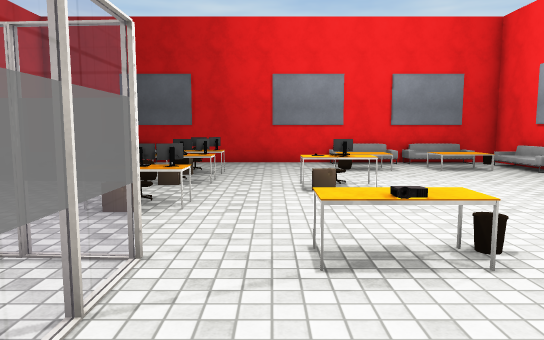
[1] (above)

18 first-person views from a walk through a scene from a Unity 3-D project. The camera is 1.4 m above the floor, tilts 6° down and sees 70° across. The floor is counted in squares, 1 m on a side. Each view is taken from the middle of a square. On the plan, view 1 faces up. The plan holds only what a view shows up to about 16 squares ahead; the rest is blank. The player is left out. Some surface patterns are stand-ins.

[2]
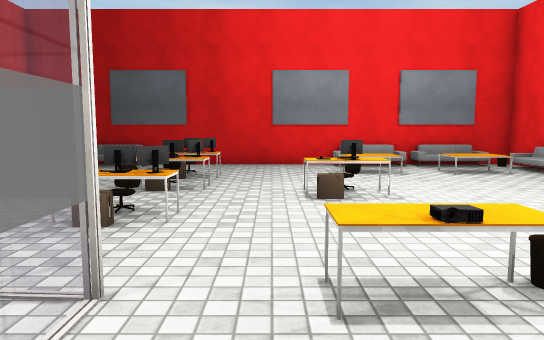

[3]
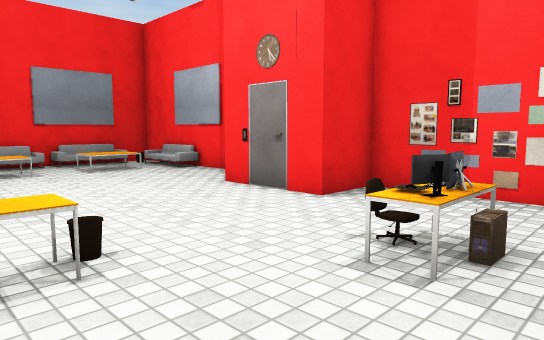

[4]
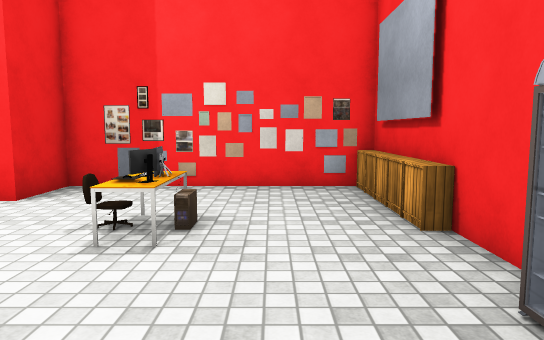

[5]
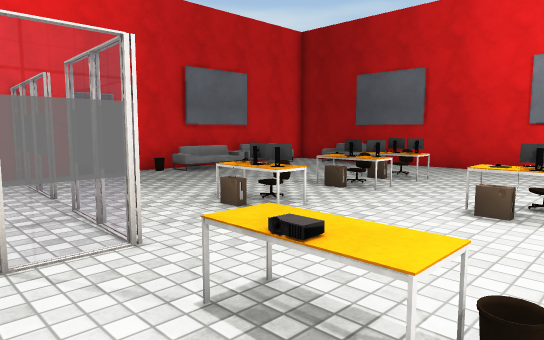

[6]
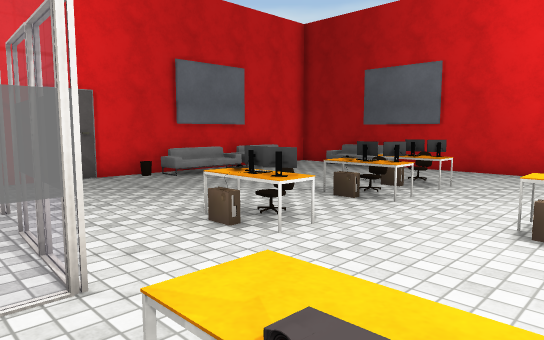

[7]
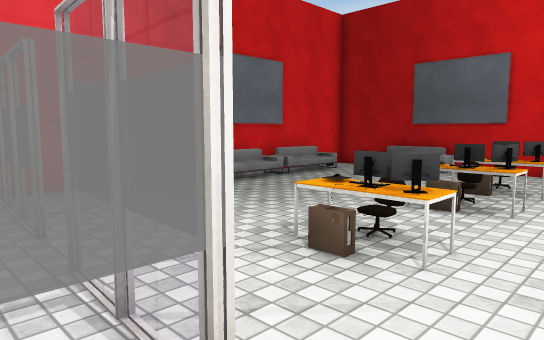

[8]
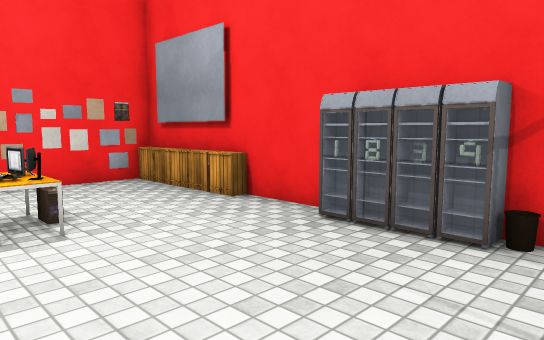

[9]
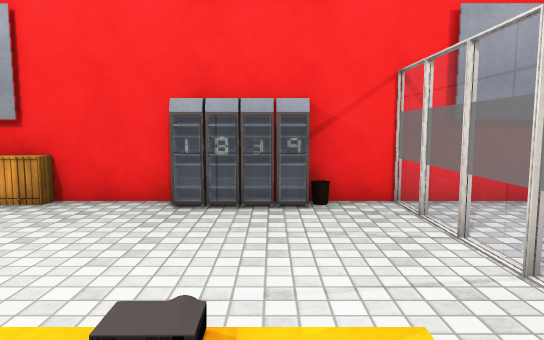

[10]
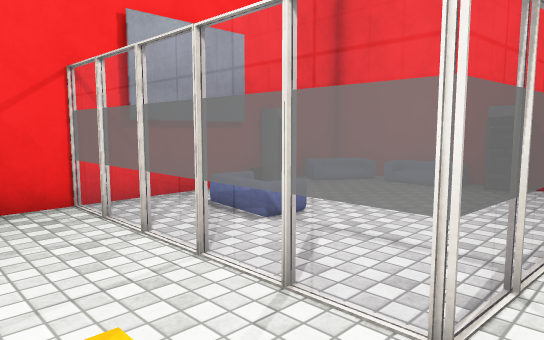

[11]
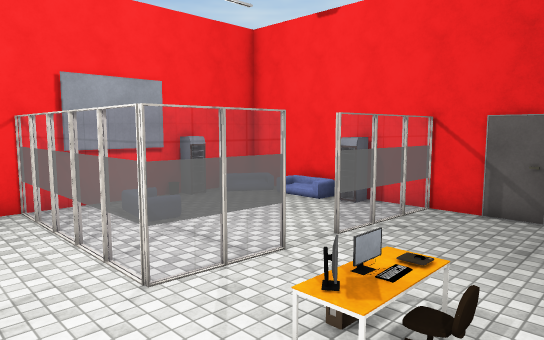

[12]
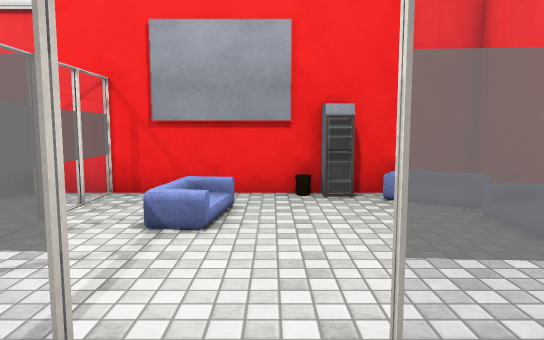

[13]
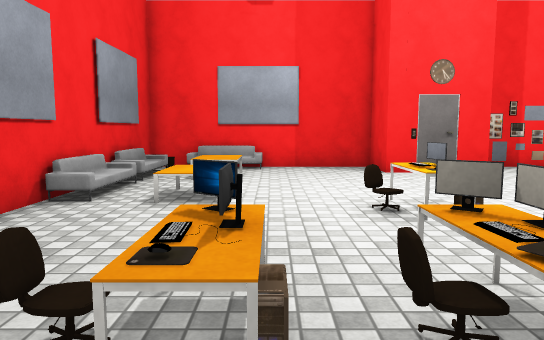

[14]
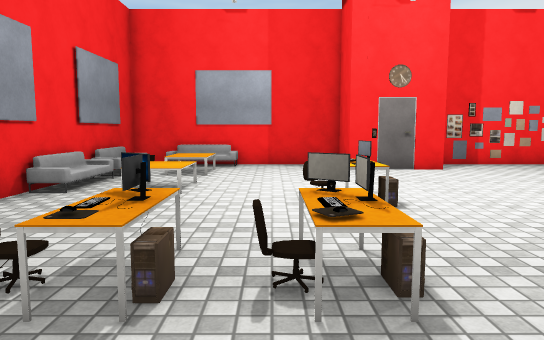

[15]
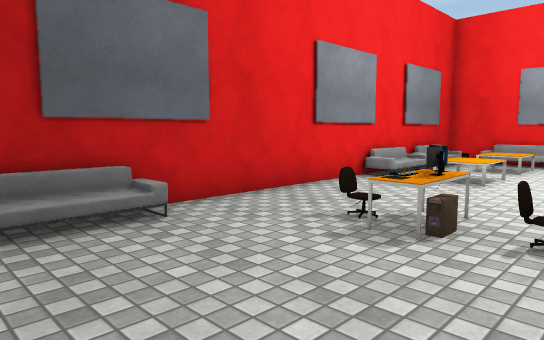

[16]
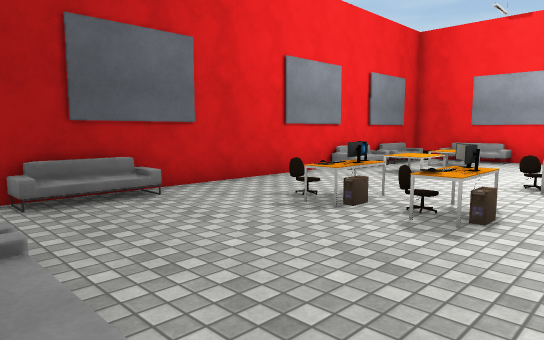

[17]
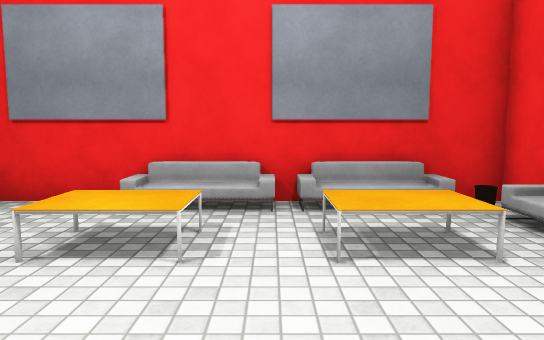

[18]
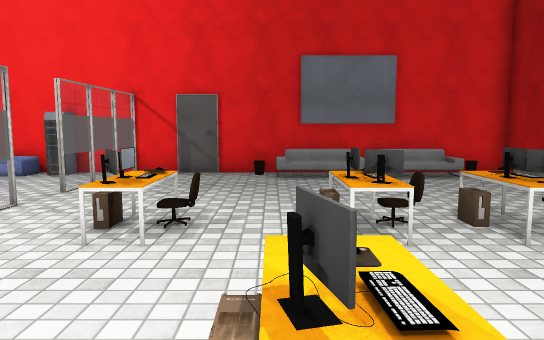

### Floor plan
Key: @ floor where view 1 was taken; # wall or solid block; . floor; / step, stairs or slope; S sofa; C chair; T table; H thing the floor can be seen under or through; W water cooler; A cabinet; K keyboard; O other object.
Columns run from 10 left of view 1 to 10 right of it. Each row starts with its distance up from view 1.
 17 #####################
 16 #..SOO.......OOSSOOO#
 15 #...................#
 14 # .....C....#T#.TT.S#
 13 ##....KO#...#T#.#T.S#
 12 #S....OTO...........#
 11 #S....COT...........#
 10 ##..... T.. C.......#
  9 #O........./T.......#
  8 #......C#.........###
  7 #......TT.........#
  6 #.................#
  5 #.................###
  4 #####.HHH..TT.......#
  3 ##......H..........O#
  2 #W...... .....COO...#
  1 # S... .H......TO..O#
  0 # ....OSH.@.........#
 -1 # ..O.S.H..........O#
 -2  #S#W#####OWWW.#AAAA#
 -3  ###### #############

Where each view was taken, in squares from view 1:
view 1: 0 up, 0 right, facing up
view 2: 1 up, 0 right, facing up
view 3: 0 up, 1 right, facing up-right
view 4: 0 up, 0 right, facing right
view 5: 2 up, 3 right, facing up-left
view 6: 3 up, 2 right, facing up-left
view 7: 3 up, 0 right, facing up-left
view 8: 3 up, 1 left, facing down-right
view 9: 5 up, 1 right, facing down
view 10: 5 up, 1 right, facing down-left
view 11: 9 up, 1 right, facing down-left
view 12: 6 up, 5 left, facing down
view 13: 12 up, 5 left, facing right
view 14: 11 up, 6 left, facing right
view 15: 10 up, 8 left, facing up-right
view 16: 8 up, 9 left, facing up-right
view 17: 9 up, 5 right, facing up
view 18: 9 up, 3 right, facing left
